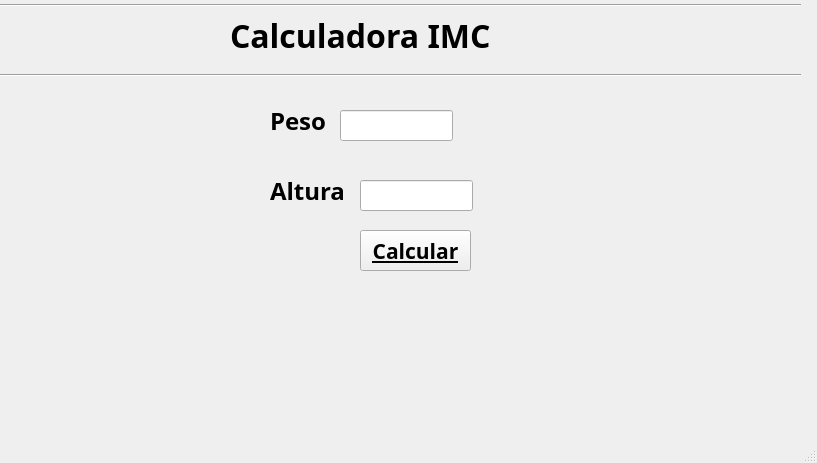
<?xml version="1.0" encoding="UTF-8"?>
<ui version="4.0">
 <class>MainWindow</class>
 <widget class="QMainWindow" name="MainWindow">
  <property name="geometry">
   <rect>
    <x>0</x>
    <y>0</y>
    <width>817</width>
    <height>463</height>
   </rect>
  </property>
  <property name="windowTitle">
   <string>MainWindow</string>
  </property>
  <widget class="QWidget" name="centralwidget">
   <widget class="QLabel" name="label">
    <property name="geometry">
     <rect>
      <x>230</x>
      <y>20</y>
      <width>291</width>
      <height>31</height>
     </rect>
    </property>
    <property name="font">
     <font>
      <family>Arial Black</family>
      <pointsize>24</pointsize>
      <weight>75</weight>
      <bold>true</bold>
     </font>
    </property>
    <property name="text">
     <string>Calculadora IMC</string>
    </property>
   </widget>
   <widget class="QLabel" name="label_2">
    <property name="geometry">
     <rect>
      <x>270</x>
      <y>100</y>
      <width>71</width>
      <height>41</height>
     </rect>
    </property>
    <property name="font">
     <font>
      <family>Arial Black</family>
      <pointsize>18</pointsize>
      <weight>75</weight>
      <bold>true</bold>
     </font>
    </property>
    <property name="text">
     <string>Peso</string>
    </property>
   </widget>
   <widget class="Line" name="line">
    <property name="geometry">
     <rect>
      <x>0</x>
      <y>-10</y>
      <width>801</width>
      <height>31</height>
     </rect>
    </property>
    <property name="whatsThis">
     <string notr="true"/>
    </property>
    <property name="orientation">
     <enum>Qt::Horizontal</enum>
    </property>
   </widget>
   <widget class="Line" name="line_2">
    <property name="windowModality">
     <enum>Qt::WindowModal</enum>
    </property>
    <property name="geometry">
     <rect>
      <x>0</x>
      <y>60</y>
      <width>801</width>
      <height>31</height>
     </rect>
    </property>
    <property name="whatsThis">
     <string/>
    </property>
    <property name="orientation">
     <enum>Qt::Horizontal</enum>
    </property>
   </widget>
   <widget class="Line" name="line_3">
    <property name="geometry">
     <rect>
      <x>-17</x>
      <y>0</y>
      <width>20</width>
      <height>71</height>
     </rect>
    </property>
    <property name="orientation">
     <enum>Qt::Vertical</enum>
    </property>
   </widget>
   <widget class="QLabel" name="label_3">
    <property name="geometry">
     <rect>
      <x>270</x>
      <y>170</y>
      <width>81</width>
      <height>41</height>
     </rect>
    </property>
    <property name="font">
     <font>
      <family>Arial Black</family>
      <pointsize>18</pointsize>
      <weight>75</weight>
      <bold>true</bold>
     </font>
    </property>
    <property name="text">
     <string>Altura</string>
    </property>
   </widget>
   <widget class="QLabel" name="txtresultado">
    <property name="geometry">
     <rect>
      <x>190</x>
      <y>310</y>
      <width>411</width>
      <height>91</height>
     </rect>
    </property>
    <property name="font">
     <font>
      <family>Arial Black</family>
      <pointsize>16</pointsize>
      <weight>75</weight>
      <bold>true</bold>
     </font>
    </property>
    <property name="text">
     <string/>
    </property>
    <property name="textFormat">
     <enum>Qt::AutoText</enum>
    </property>
    <property name="alignment">
     <set>Qt::AlignCenter</set>
    </property>
   </widget>
   <widget class="QPushButton" name="btnCalcular">
    <property name="geometry">
     <rect>
      <x>360</x>
      <y>230</y>
      <width>111</width>
      <height>41</height>
     </rect>
    </property>
    <property name="font">
     <font>
      <family>Arial Black</family>
      <pointsize>16</pointsize>
      <weight>75</weight>
      <italic>false</italic>
      <bold>true</bold>
      <underline>true</underline>
      <strikeout>false</strikeout>
      <kerning>true</kerning>
     </font>
    </property>
    <property name="mouseTracking">
     <bool>true</bool>
    </property>
    <property name="tabletTracking">
     <bool>true</bool>
    </property>
    <property name="text">
     <string>Calcular</string>
    </property>
   </widget>
   <widget class="QLineEdit" name="txtPeso">
    <property name="geometry">
     <rect>
      <x>340</x>
      <y>110</y>
      <width>113</width>
      <height>31</height>
     </rect>
    </property>
    <property name="font">
     <font>
      <family>Arial Black</family>
      <pointsize>16</pointsize>
      <weight>75</weight>
      <bold>true</bold>
     </font>
    </property>
   </widget>
   <widget class="QLineEdit" name="txtAltura">
    <property name="geometry">
     <rect>
      <x>360</x>
      <y>180</y>
      <width>113</width>
      <height>31</height>
     </rect>
    </property>
    <property name="font">
     <font>
      <family>Arial Black</family>
      <pointsize>16</pointsize>
      <weight>75</weight>
      <bold>true</bold>
     </font>
    </property>
   </widget>
  </widget>
  <widget class="QMenuBar" name="menubar">
   <property name="geometry">
    <rect>
     <x>0</x>
     <y>0</y>
     <width>817</width>
     <height>21</height>
    </rect>
   </property>
  </widget>
  <widget class="QStatusBar" name="statusbar"/>
 </widget>
 <resources/>
 <connections/>
</ui>
